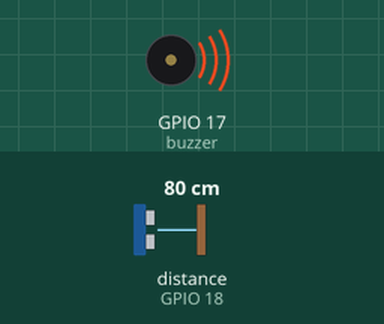
Simulated run of this sketch. Board: ESP32. Parts: buzzer (waves = sounding, pin HIGH). Wiring (inferred from the names in the program): ultrasonic range finder: trigger GPIO 5; echo GPIO 18. The inputs (shaded band) are chosen by the test bench; at power-on: distance to the obstacle (sensor on GPIO 18) 80 cm. The echo pulse lasts 58.3 µs per cm; nothing arrives over Bluetooth unless stated; pins used as bus, display or sensor lines are not drawn.

Above: at 1.8 s.
1.9 s: distance to the obstacle (sensor on GPIO 18) set to 23 cm
4.2 s: distance to the obstacle (sensor on GPIO 18) set to 18 cm
At 7.2 s:
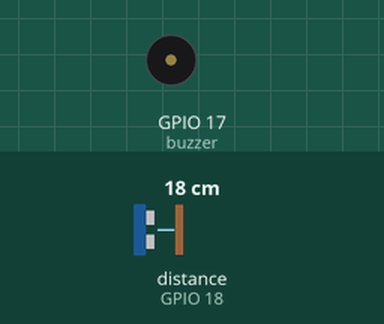
7.5 s: distance to the obstacle (sensor on GPIO 18) set to 35 cm
At 9.7 s:
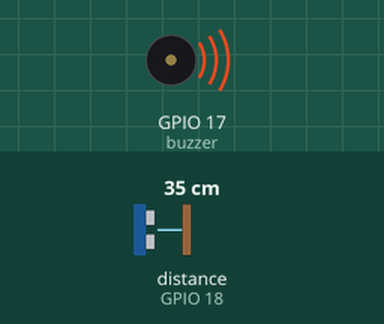
10.5 s: distance to the obstacle (sensor on GPIO 18) set to 2 cm
At 12.3 s:
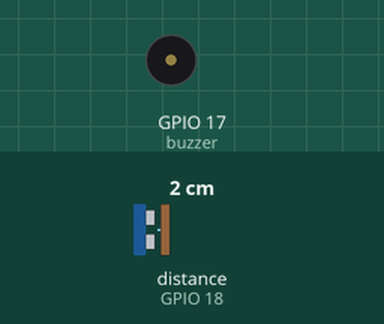
Timing chart, 0 to 13.8 s (numbered marks = the images above; inputs shaded):
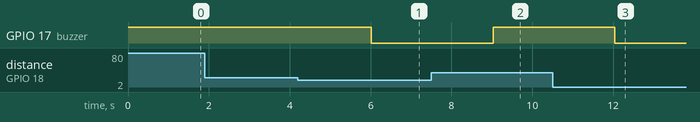

The sketch:

sketch_may21c.ino
```cpp
 #include "BluetoothSerial.h"
BluetoothSerial SerialBT;
const int buzzer=17;
const int trigger=5;
const int echo =18;
#define speed 0.034
#define conv 0.01
float  TIME;
float distance1;
float distance2;
//float digit;
String DATA;
float threshold = 20;
void setup(){
  Serial.begin(115200);
   pinMode(echo,INPUT);
  pinMode(trigger,OUTPUT);
  pinMode(buzzer,OUTPUT);
 digitalWrite(buzzer,1);
  SerialBT.begin("Table-18");
  //Serial.println("Bluetooth Started! Ready to pair...");

}
void loop()
{
  digitalWrite(trigger,LOW);
  delayMicroseconds(100);
  digitalWrite(trigger,HIGH);
  delayMicroseconds(10);
  digitalWrite(trigger,LOW);
  TIME=pulseIn(echo,HIGH);
  distance1=(speed*TIME)/2;
  distance2=(distance1)/100;
 /* Serial.print("Distance in cm");
  Serial.println(distance1);
  Serial.println("Distance in m");
  Serial.println(distance2);
  */
  delay(1000);
//  digit= 0;
  if (SerialBT.available()) threshold = 0;
  while (SerialBT.available())
  {
   /* threshold *= (float) 10;
    digit= (float) SerialBT.read() - '0';

    threshold += digit;
   */
    delay(10);
    DATA=SerialBT.readString();
    threshold = (float) DATA.toInt();

    SerialBT.print("the threshold is ");
  SerialBT.println(threshold);
  }
  SerialBT.print("Distance in CM: ");
  SerialBT.println(distance1);
  if(distance1>threshold)
  {
    digitalWrite(buzzer,1);
    //SerialBT.println("Distance >Threshold");
  }
  else{
    digitalWrite(buzzer,0);
    SerialBT.println("Object in vicinity.");
  }
 //

}
```

Measured:
- the behaviour switches between 21 and 20 cm on distance to the obstacle (sensor on GPIO 18) (found by bisection; images 0 and 1)
- after the input at 1.9 s, every drawn part: stays the same
- after the input at 4.2 s, GPIO 17 (buzzer): HIGH → LOW after 1.8 s
- after the input at 7.5 s, GPIO 17 (buzzer): LOW → HIGH after 1.5 s
- after the input at 10.5 s, GPIO 17 (buzzer): HIGH → LOW after 1.5 s
